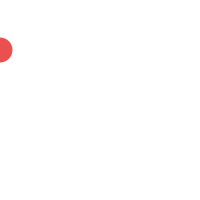
Frame 1 (no input)
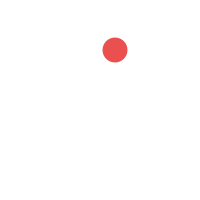
Frame 60 (the mouse pressed at the canvas centre just before this capture)
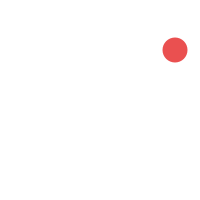
Frame 120 (the mouse held since frame 60 and released just before this capture)

The Processing sketch that drew these frames (run headless with seeded random() and noise(); from frame 60 on, the mouse is pressed at the canvas centre):

// Processing sketch: processing_40844
// ── processing_40844.pde

/* Test for array of bouncing balls: working (i.e., ball bounces and expands
in size when it hits either edge, giving a "bounce effect."
*/

int ballX = 0;

int ballSpeed = 5;
int ballRadius = 25;

void setup () {
  size(200,200);
  ellipseMode(CENTER);
  smooth();
  noStroke();
  frameRate(30);
}

 void draw () {
   background(255);
   displayBall();
   bounceBall();

 }
 
// displayBall

void displayBall() {
  fill(234,80,80); 
  ellipse(ballX,50,ballRadius,ballRadius);
  ballRadius = constrain(ballRadius-1,25,36);

}

// bounceBall

void bounceBall() { // Tried to introduce argument here "int ballSpeed" and pass in value 5 from up in the draw() section of code, specifically, bounceBall(5)
  ballX = ballX + ballSpeed; // move ball (add current speed to ball x position)
  
  if ((ballX > width) || (ballX < 0)) {
    ballSpeed = ballSpeed * -1; // change direction
    ballRadius = 36;
  }

}
